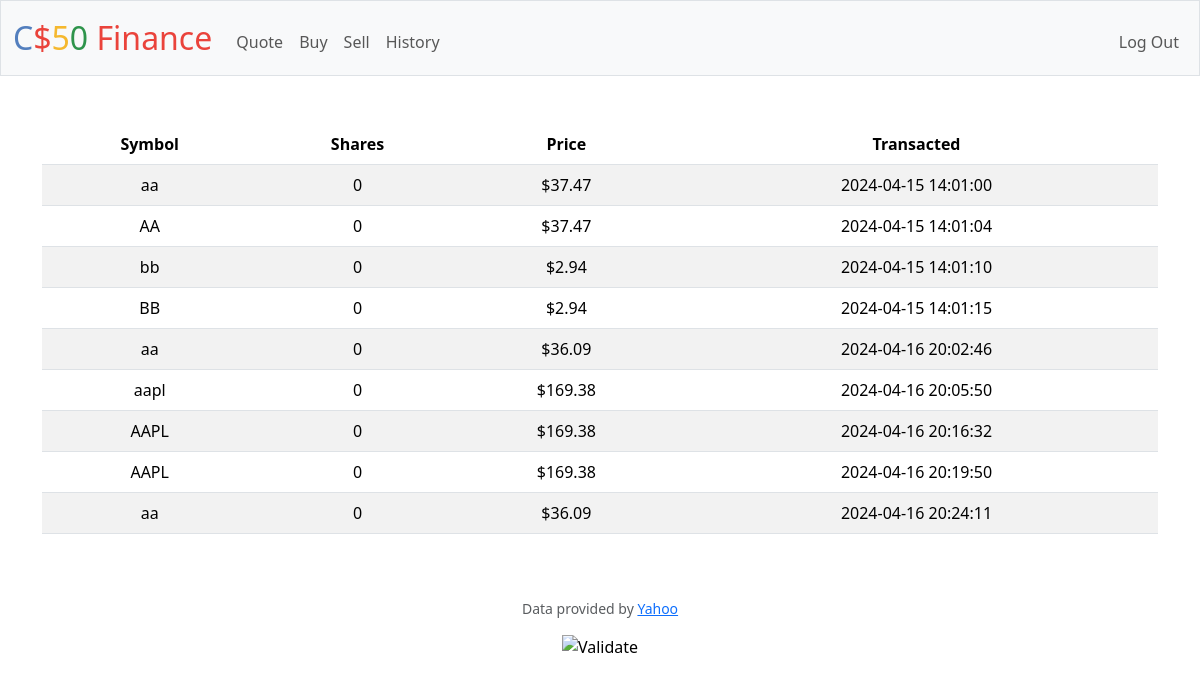
Page /history (signed in) on the committed database.
### tables this page shows
CREATE TABLE transactionss (
    transaction_id INTEGER PRIMARY KEY,
    user_id INTEGER,
    stock_symbol TEXT COLLATE NOCASE, -- Change the collation here
    quantity INTEGER,
    price REAL, 
    transaction_date TIMESTAMP, type TEXT,
    FOREIGN KEY (user_id) REFERENCES users(id)
);

### app.py (the view)
@app.route("/history")
@login_required
def history():
    transactionss = db.execute("SELECT * FROM transactionss WHERE user_id = ?",session["user_id"])
    return render_template("/history.html",transactionss=transactionss, usd=usd)

### app.py (called while the page is built)
@app.after_request
def after_request(response):
    response.headers["Cache-Control"] = "no-cache, no-store, must-revalidate"
    response.headers["Expires"] = 0
    response.headers["Pragma"] = "no-cache"
    return response

### helpers.py (called while the page is built)
def login_required(f):
    @wraps(f)
    def decorated_function(*args, **kwargs):
        if session.get("user_id") is None:
            return redirect("/login")
        return f(*args, **kwargs)
    return decorated_function

def usd(value):
    return f"${value:,.2f}"

### templates/history.html (shortened to what this page needs)
{% extends "layout.html" %}
{% block main %}
    <table class="table table-striped">
        <thead>
            <tr>
                <th>Symbol</th>
                <th>Shares</th>
                <th>Price</th>
                <th>Transacted</th>
            </tr>
        </thead>
        <tbody>
            {% for transaction in transactionss %}
                <tr>
                    <td>{{ transaction.stock_symbol }}</td>
                    <td>{{ transaction.quantity }}</td>
                    <td>{{ usd(transaction.price) }}</td>
                    <td>{{ transaction.transaction_date }}</td>
                </tr>
            {% endfor %}
        </tbody>
    </table>
{% endblock %}

### rows in the picture
transactionss: price "$37.47"
transactionss: price "$37.47"
transactionss: price "$2.94"
transactionss: price "$2.94"
transactionss: price "$36.09"
transactionss: price "$169.38"
transactionss: price "$169.38"
transactionss: price "$169.38"
transactionss: price "$36.09"
